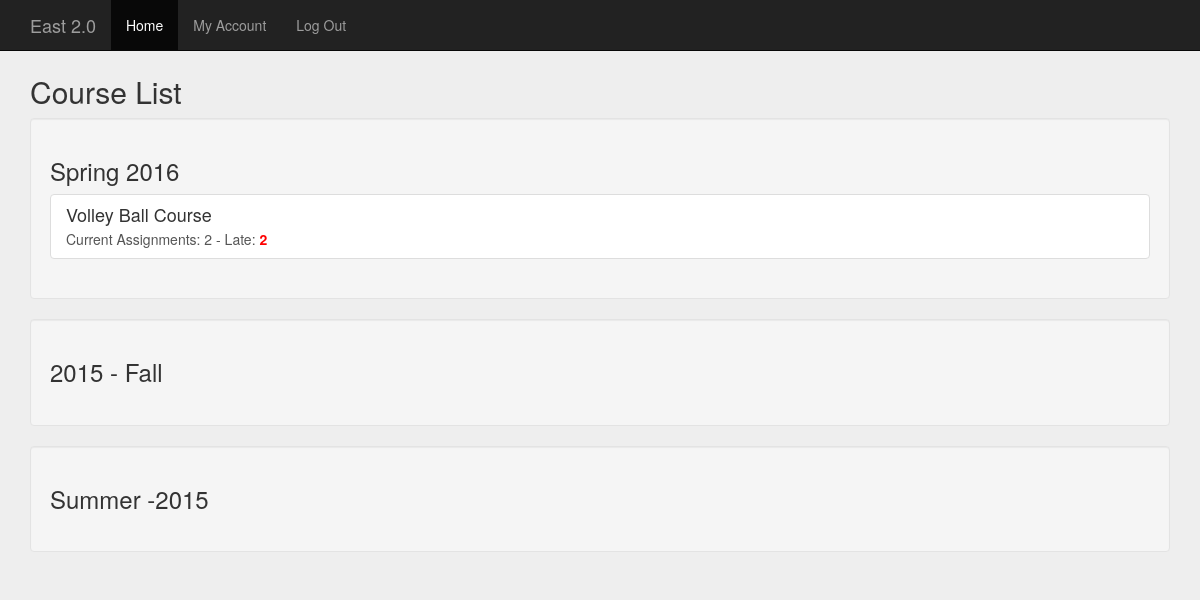
/index.php?action=home (signed in), run on the app's committed database.
### tables this page shows
CREATE TABLE IF NOT EXISTS `semesters` (
  `ID` int(11) NOT NULL AUTO_INCREMENT,
  `Name` varchar(50) NOT NULL,
  PRIMARY KEY (`ID`)
);

CREATE TABLE IF NOT EXISTS `courses` (
  `ID` int(11) NOT NULL AUTO_INCREMENT,
  `Name` varchar(50) NOT NULL,
  PRIMARY KEY (`ID`)
);

### functions.php (called while the page is built, shortened)
<?php
function connectToDB()
{
	$conn = new mysqli($hn, $un, $pw, $db);
	return $conn;
}
function getStudentCourses(){
	$studentID = $_SESSION['userID'];
	$conn = connectToDB();
	$sql1 = 'SELECT * FROM semesters';
	$result=$conn->query($sql1);
    $semesterCount = 0;
	$data = null;
    while($row = $result->fetch_assoc()){
		$data[$semesterCount]['semesterID'] = $row['ID'];
		$data[$semesterCount]['semseterName'] = $row['Name'];
		$data[$semesterCount]['courses'] = null;
		$sql2 = 'SELECT c.ID,c.Name FROM studentcourses sc, semesters s, courses c ';
		$sql2.= 'WHERE c.ID=sc.CourseID AND sc.StudentID='.$studentID.' AND s.ID='.$row['ID'].' AND sc.SemesterID='. $row['ID'];
		$result2=$conn->query($sql2);
		$count2 = 0;
		while($row2 = $result2->fetch_assoc()){
			$data[$semesterCount]['courses'][$count2]['courseID'] = $row2['ID'];
			$data[$semesterCount]['courses'][$count2]['courseName'] = $row2['Name'];
			$data[$semesterCount]['courses'][$count2]['dueAss'] = 2;
			$data[$semesterCount]['courses'][$count2]['lateAss'] = 2;
			$count2++;
		}
		$semesterCount++;
	}
	return $data;
}
?>

### student/classlist.php (the view)
<div class="container body-container">
<h2>Course List</h2>
<?php
foreach($page['studentCourseList'] as $semester){
	?>
<div class="well">
<h3><?=$semester['semseterName']?></h3>
<div class="list-group">
	<?php
	foreach($semester['courses'] as $course){
		?>
  <a href="?action=course&courseID=<?=$course['courseID']?>" class="list-group-item">
    <h4 class="list-group-item-heading"><?=$course['courseName']?></h4>
    <p class="list-group-item-text">Current Assignments: <?=$course['dueAss']?> - Late: <strong style="color:red;"><?=$course['lateAss']?></strong></p>
  </a>
     <?php
	}
	?>
</div>
</div>
	<?php
}
?>
</div>

### css/signin.css (style rules this page uses)
body { padding-top: 40px; padding-bottom: 40px; background-color: #eee; }
.body-container { margin-top:15px; }

### data on the page
semesters: Name "Spring 2016"
courses: Name "Volley Ball Course", dueAss "2", lateAss "2"
semesters: Name "2015 - Fall"
semesters: Name "Summer -2015"
